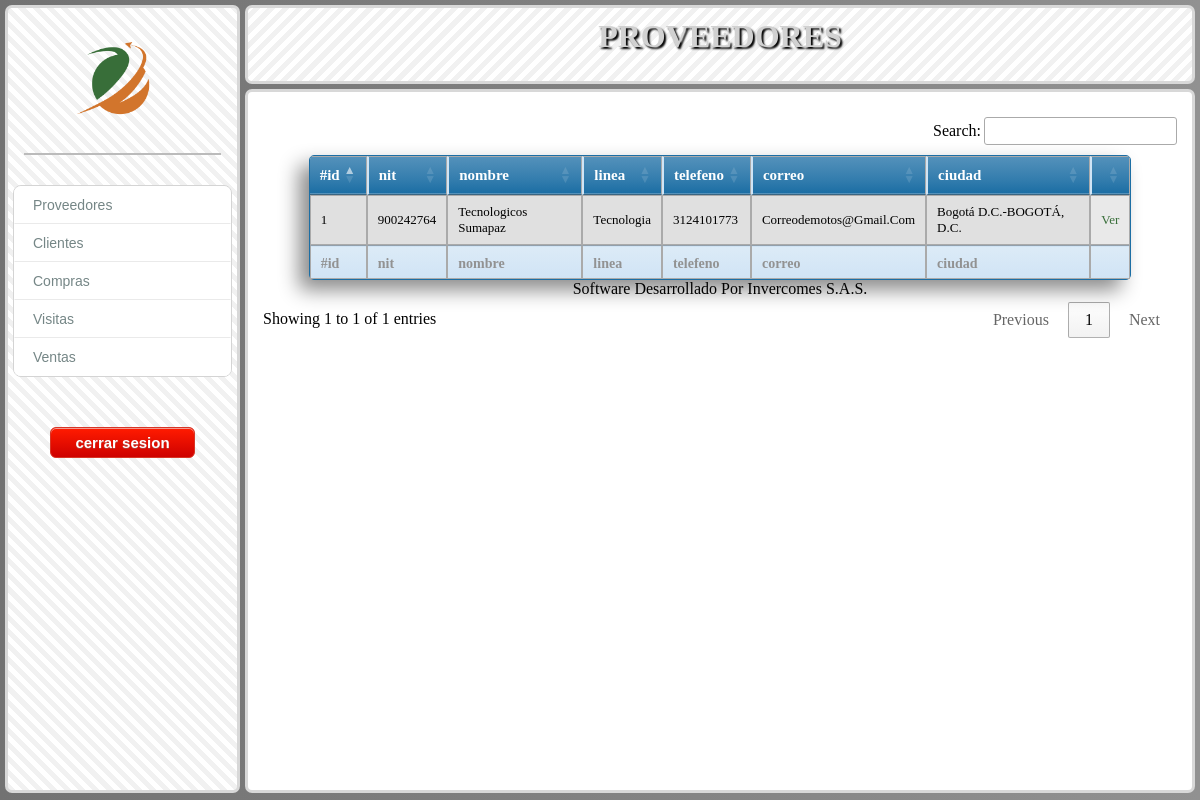
Page /modulos/proveedores/buscarproveedor.php (signed in) on the committed database.
### tables this page shows
CREATE TABLE `proveedores` (
  `id_proveedor` int(11) NOT NULL,
  `nombre_proveedor` varchar(200) NOT NULL,
  `nit_proveedor` int(11) NOT NULL,
  `Correo_proveedor` varchar(200) NOT NULL,
  `web_proveedor` varchar(200) NOT NULL,
  `telefono_proveedor` varchar(200) NOT NULL,
  `ciudad` varchar(200) NOT NULL,
  `linea` varchar(200) NOT NULL,
  `productos` varchar(500) NOT NULL,
  `tipodistribucion` varchar(200) NOT NULL,
  `observaciones` varchar(1800) NOT NULL,
  `asesor` varchar(200) NOT NULL,
  `creacion` datetime NOT NULL,
  `id_usradmin` int(11) NOT NULL,
  `direccion` varchar(1800) NOT NULL
);

### modulos/proveedores/funcionesphp/seguridad.php (called while the page is built, shortened)
<?php
$ccusr=$_SESSION['proveedor'];
?>

### modulos/proveedores/buscarproveedor.php (the view, shortened to what this page needs)
<?php
require'funcionesphp/seguridad.php';
require'funcionesphp/conex.php';
?>
<!DOCTYPE html>
<html lang="es">
<head>
    <link rel="stylesheet" href="css/buscarproveedor.css">
    <link rel="stylesheet" href="css/generales.css">
    <link rel="stylesheet" href="css/grid.css">
    <link rel="stylesheet" href="iconos/styles.css">
<link rel="stylesheet" href="https://cdn.datatables.net/1.11.3/css/jquery.dataTables.min.css">
<link rel="stylesheet" href="https://cdn.datatables.net/buttons/2.1.0/css/buttons.dataTables.min.css">
</head>
<body>
<div class="container">
  <div class="trabajo">
  <table id="example" style="width: 90% ;" class="blueTable"  >
        <thead>
            <tr>
                <th>#id</th>
                <th>nit</th>
                <th>nombre</th>
                <th>linea</th>
                <th>telefeno</th>
                <th>correo</th>
                <th>ciudad</th>
                <th>   </th>
            </tr>
        </thead>
        <tbody>
        <?php
$sql = $db->query("SELECT * FROM proveedores WHERE id_usradmin = $ccusr");
while ($row = $sql->fetch_assoc()) {
    echo '<tr>
    <td>  '.$row['id_proveedor'].'</td>
    <td>'.$row['nit_proveedor'].'</td>
    <td>'.$row['nombre_proveedor'].'</td>
    <td>'.$row['linea'].'</td>
    <td>'.$row['telefono_proveedor'].'</td>
    <td>'.$row['Correo_proveedor'].'</td>
    <td>'.$row['ciudad'].'</td>
    <td class="special"> <a href="verproveedor.php?id='.$row['id_proveedor'].'"> ver </a></td>
    </tr>';
}
?>
</tbody>
<tfoot>
            <tr>
            <th>#id</th>
                <th>nit</th>
                <th>nombre</th>
                <th>linea</th>
                <th>telefeno</th>
                <th>correo</th>
                <th>ciudad</th>
                <th>    </th>
            </tr>
        </tfoot>
    </table>
  </div>
  <div class="cabecera">
  <h1>Proveedores</h1>
  </div>
  <div class="menu">
        <?php
        include'vistas/menu.php';
        ?>
  </div>
</div>
</body>
</html>

### modulos/proveedores/css/buscarproveedor.css (style rules this page uses)
h1 { text-align: center; padding: 5px; color: rgb(209, 209, 209); text-shadow: 2px 2px 2px black ; }

### modulos/proveedores/css/generales.css (style rules this page uses)
* { padding: 0; margin: 0; box-sizing: border-box; }
table.blueTable { border: 1px solid #1C6EA4; background-color: #EEEEEE; width: 100%; text-align: left; border-collapse: collapse; margin: 25px auto; border-radius: 5px; overflow: hidden; background: #e0e0e0; box-shadow: -10px 10px 20px #8b8b8b, 10px -10px 20px #ffffff; }
table.blueTable td, table.blueTable th { border: 1px solid #AAAAAA; padding: 3px 2px; }
table.blueTable tbody td { font-size: 13px; text-transform: capitalize; }
table.blueTable thead { background: #1C6EA4; background: -moz-linear-gradient(top, #5592bb 0%, #327cad 66%, #1C6EA4 100%); background: -webkit-linear-gradient(top, #5592bb 0%, #327cad 66%, #1C6EA4 100%); background: linear-gradient(to bottom, #5592bb 0%, #327cad 66%, #1C6EA4 100%); border-bottom: 2px solid #444444; }
table.blueTable thead th { font-size: 15px; font-weight: bold; text-align: center; color: #ffffff; border-left: 2px solid #D0E4F5; }
table.blueTable thead th:first-child { border-left: none; }
table.blueTable tfoot { font-size: 14px; font-weight: bold; color: #929292; background: #D0E4F5; background: -moz-linear-gradient(top, #dcebf7 0%, #d4e6f6 66%, #D0E4F5 100%); background: -webkit-linear-gradient(top, #dcebf7 0%, #d4e6f6 66%, #D0E4F5 100%); background: linear-gradient(to bottom, #dcebf7 0%, #d4e6f6 66%, #D0E4F5 100%); border-top: 2px solid #444444; }
.special { background: rgb(233, 233, 233) ; border: solid 1px white; font-style: normal; color: #386E39; }

### modulos/proveedores/css/grid.css (style rules this page uses)
html { padding: 5px; background: linear-gradient(to right, #727272, #cfcfcf, #ffffff ); background-size: 600% 400%; animation: bgmovil 20s ease infinite; }
.container { display: grid; grid-template-columns: 0.8fr 1.2fr 1fr 1fr; grid-template-rows: 10% 90% 50%; gap: 5px 5px; grid-auto-flow: row; grid-template-areas: "menu cabecera cabecera cabecera" "menu trabajo trabajo trabajo" "menu trabajo trabajo trabajo"; }
.trabajo { grid-area: trabajo; height: 88vh; border: 3px solid #d8d8d8; padding: 15px; border-radius: 7px; overflow-y: scroll; background: white; }
.cabecera { grid-area: cabecera; background: repeating-linear-gradient( -45deg, white 5px, white 10px, #f1f1f1 10px, #f1f1f1 15px); border: 3px solid #d8d8d8; padding: 5px; border-radius: 7px; }
.menu { grid-area: menu; height: 98.5vh; border: 3px solid #d8d8d8; padding: 5px; border-radius: 7px; background: repeating-linear-gradient( 45deg, white 5px, white 10px, #f1f1f1 10px, #f1f1f1 15px); }
.cabecera h1 { text-align: center; padding: 5px; text-transform: uppercase; color: rgb(209, 209, 209); text-shadow: 2px 2px 2px black ; }

### modulos/proveedores/css/menu.css (style rules this page uses)
a { text-decoration: none; color: inherit; }

### rows in the picture
proveedores: id_proveedor "1", nit_proveedor "900242764", nombre_proveedor "Tecnologicos Sumapaz", linea "Tecnologia", telefono_proveedor "3124101773", Correo_proveedor "Correodemotos@gmail.com", ciudad "Bogotá D.C.-BOGOTÁ, D.C."
